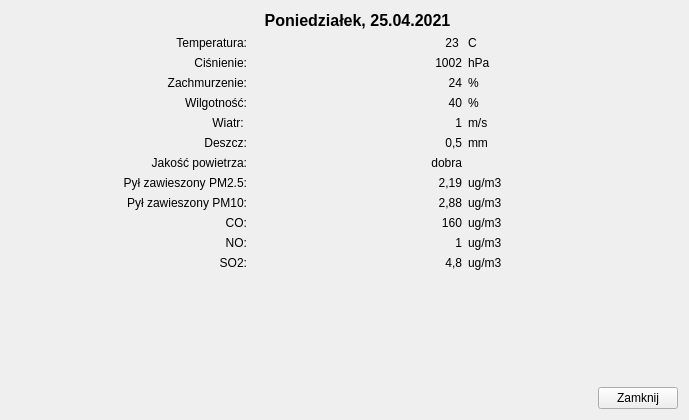
<?xml version="1.0" encoding="UTF-8"?>
<ui version="4.0">
 <class>InfoWindow</class>
 <widget class="QWidget" name="InfoWindow">
  <property name="enabled">
   <bool>true</bool>
  </property>
  <property name="geometry">
   <rect>
    <x>0</x>
    <y>0</y>
    <width>689</width>
    <height>420</height>
   </rect>
  </property>
  <property name="windowTitle">
   <string>Form</string>
  </property>
  <layout class="QHBoxLayout" name="horizontalLayout_2">
   <item>
    <layout class="QVBoxLayout" name="verticalLayout_3">
     <item>
      <widget class="QLabel" name="_pLabel_Map">
       <property name="text">
        <string/>
       </property>
       <property name="pixmap">
        <pixmap resource="../res/app-images.qrc">:/maps/img/mapa.png</pixmap>
       </property>
      </widget>
     </item>
     <item>
      <spacer name="verticalSpacer_2">
       <property name="orientation">
        <enum>Qt::Vertical</enum>
       </property>
       <property name="sizeHint" stdset="0">
        <size>
         <width>20</width>
         <height>40</height>
        </size>
       </property>
      </spacer>
     </item>
    </layout>
   </item>
   <item>
    <layout class="QVBoxLayout" name="verticalLayout">
     <item>
      <widget class="QLabel" name="_pLabel_Data">
       <property name="font">
        <font>
         <pointsize>12</pointsize>
         <weight>75</weight>
         <bold>true</bold>
        </font>
       </property>
       <property name="text">
        <string>Poniedziałek, 25.04.2021</string>
       </property>
       <property name="alignment">
        <set>Qt::AlignCenter</set>
       </property>
      </widget>
     </item>
     <item>
      <layout class="QGridLayout" name="gridLayout">
       <item row="0" column="0">
        <widget class="QLabel" name="_pLabel_Temp">
         <property name="text">
          <string>Temperatura:</string>
         </property>
         <property name="alignment">
          <set>Qt::AlignRight|Qt::AlignTrailing|Qt::AlignVCenter</set>
         </property>
        </widget>
       </item>
       <item row="0" column="1">
        <widget class="QLabel" name="_pLabel_Temp_2">
         <property name="text">
          <string>23 </string>
         </property>
         <property name="alignment">
          <set>Qt::AlignRight|Qt::AlignTrailing|Qt::AlignVCenter</set>
         </property>
        </widget>
       </item>
       <item row="0" column="2">
        <widget class="QLabel" name="_pLabel_Temp_3">
         <property name="text">
          <string>C</string>
         </property>
        </widget>
       </item>
       <item row="1" column="0">
        <widget class="QLabel" name="_pLabel_Pressure">
         <property name="text">
          <string>Ciśnienie:</string>
         </property>
         <property name="alignment">
          <set>Qt::AlignRight|Qt::AlignTrailing|Qt::AlignVCenter</set>
         </property>
        </widget>
       </item>
       <item row="1" column="1">
        <widget class="QLabel" name="_pLabel_Pressure_2">
         <property name="text">
          <string>1002</string>
         </property>
         <property name="alignment">
          <set>Qt::AlignRight|Qt::AlignTrailing|Qt::AlignVCenter</set>
         </property>
        </widget>
       </item>
       <item row="1" column="2">
        <widget class="QLabel" name="_pLabel_Pressure_3">
         <property name="text">
          <string>hPa</string>
         </property>
        </widget>
       </item>
       <item row="2" column="0">
        <widget class="QLabel" name="_pLabel_Clouds">
         <property name="text">
          <string>Zachmurzenie:</string>
         </property>
         <property name="alignment">
          <set>Qt::AlignRight|Qt::AlignTrailing|Qt::AlignVCenter</set>
         </property>
        </widget>
       </item>
       <item row="2" column="1">
        <widget class="QLabel" name="_pLabel_Clouds_2">
         <property name="text">
          <string>24</string>
         </property>
         <property name="alignment">
          <set>Qt::AlignRight|Qt::AlignTrailing|Qt::AlignVCenter</set>
         </property>
        </widget>
       </item>
       <item row="2" column="2">
        <widget class="QLabel" name="_pLabel_Clouds_3">
         <property name="text">
          <string>%</string>
         </property>
        </widget>
       </item>
       <item row="3" column="0">
        <widget class="QLabel" name="_pLabel_Humidity">
         <property name="text">
          <string>Wilgotność:</string>
         </property>
         <property name="alignment">
          <set>Qt::AlignRight|Qt::AlignTrailing|Qt::AlignVCenter</set>
         </property>
        </widget>
       </item>
       <item row="3" column="1">
        <widget class="QLabel" name="_pLabel_Humidity_2">
         <property name="text">
          <string>40</string>
         </property>
         <property name="alignment">
          <set>Qt::AlignRight|Qt::AlignTrailing|Qt::AlignVCenter</set>
         </property>
        </widget>
       </item>
       <item row="3" column="2">
        <widget class="QLabel" name="_pLabel_Humidity_3">
         <property name="text">
          <string>%</string>
         </property>
        </widget>
       </item>
       <item row="4" column="0">
        <widget class="QLabel" name="_pLabel_Wind">
         <property name="text">
          <string>Wiatr: </string>
         </property>
         <property name="alignment">
          <set>Qt::AlignRight|Qt::AlignTrailing|Qt::AlignVCenter</set>
         </property>
        </widget>
       </item>
       <item row="4" column="1">
        <widget class="QLabel" name="_pLabel_Wind_2">
         <property name="text">
          <string>1</string>
         </property>
         <property name="alignment">
          <set>Qt::AlignRight|Qt::AlignTrailing|Qt::AlignVCenter</set>
         </property>
        </widget>
       </item>
       <item row="4" column="2">
        <widget class="QLabel" name="_pLabel_Wind_3">
         <property name="text">
          <string>m/s</string>
         </property>
        </widget>
       </item>
       <item row="5" column="0">
        <widget class="QLabel" name="_pLabel_Rain">
         <property name="text">
          <string>Deszcz:</string>
         </property>
         <property name="alignment">
          <set>Qt::AlignRight|Qt::AlignTrailing|Qt::AlignVCenter</set>
         </property>
        </widget>
       </item>
       <item row="5" column="1">
        <widget class="QLabel" name="_pLabel_Rain_2">
         <property name="text">
          <string>0,5</string>
         </property>
         <property name="alignment">
          <set>Qt::AlignRight|Qt::AlignTrailing|Qt::AlignVCenter</set>
         </property>
        </widget>
       </item>
       <item row="5" column="2">
        <widget class="QLabel" name="_pLabel_Rain_3">
         <property name="text">
          <string>mm</string>
         </property>
        </widget>
       </item>
       <item row="6" column="0">
        <widget class="QLabel" name="_pLabel_AirQuality">
         <property name="text">
          <string>Jakość powietrza:</string>
         </property>
         <property name="alignment">
          <set>Qt::AlignRight|Qt::AlignTrailing|Qt::AlignVCenter</set>
         </property>
        </widget>
       </item>
       <item row="6" column="1">
        <widget class="QLabel" name="_pLabel_AirQuality_2">
         <property name="text">
          <string>dobra</string>
         </property>
         <property name="alignment">
          <set>Qt::AlignRight|Qt::AlignTrailing|Qt::AlignVCenter</set>
         </property>
        </widget>
       </item>
       <item row="7" column="0">
        <widget class="QLabel" name="_pLabel_PM25">
         <property name="text">
          <string>Pył zawieszony PM2.5:</string>
         </property>
         <property name="alignment">
          <set>Qt::AlignRight|Qt::AlignTrailing|Qt::AlignVCenter</set>
         </property>
        </widget>
       </item>
       <item row="7" column="1">
        <widget class="QLabel" name="_pLabel_PM25_2">
         <property name="text">
          <string>2,19</string>
         </property>
         <property name="alignment">
          <set>Qt::AlignRight|Qt::AlignTrailing|Qt::AlignVCenter</set>
         </property>
        </widget>
       </item>
       <item row="7" column="2">
        <widget class="QLabel" name="_pLabel_PM25_3">
         <property name="text">
          <string>ug/m3</string>
         </property>
        </widget>
       </item>
       <item row="8" column="0">
        <widget class="QLabel" name="_pLabel_PM10">
         <property name="text">
          <string>Pył zawieszony PM10:</string>
         </property>
         <property name="alignment">
          <set>Qt::AlignRight|Qt::AlignTrailing|Qt::AlignVCenter</set>
         </property>
        </widget>
       </item>
       <item row="8" column="1">
        <widget class="QLabel" name="_pLabel_PM10_2">
         <property name="text">
          <string>2,88</string>
         </property>
         <property name="alignment">
          <set>Qt::AlignRight|Qt::AlignTrailing|Qt::AlignVCenter</set>
         </property>
        </widget>
       </item>
       <item row="8" column="2">
        <widget class="QLabel" name="_pLabel_PM10_3">
         <property name="text">
          <string>ug/m3</string>
         </property>
        </widget>
       </item>
       <item row="9" column="0">
        <widget class="QLabel" name="_pLabel_CO">
         <property name="text">
          <string>CO:</string>
         </property>
         <property name="alignment">
          <set>Qt::AlignRight|Qt::AlignTrailing|Qt::AlignVCenter</set>
         </property>
        </widget>
       </item>
       <item row="9" column="1">
        <widget class="QLabel" name="_pLabel_CO_2">
         <property name="text">
          <string>160</string>
         </property>
         <property name="alignment">
          <set>Qt::AlignRight|Qt::AlignTrailing|Qt::AlignVCenter</set>
         </property>
        </widget>
       </item>
       <item row="9" column="2">
        <widget class="QLabel" name="_pLabel_CO_3">
         <property name="text">
          <string>ug/m3</string>
         </property>
        </widget>
       </item>
       <item row="10" column="0">
        <widget class="QLabel" name="_pLabel_NO">
         <property name="text">
          <string>NO:</string>
         </property>
         <property name="alignment">
          <set>Qt::AlignRight|Qt::AlignTrailing|Qt::AlignVCenter</set>
         </property>
        </widget>
       </item>
       <item row="10" column="1">
        <widget class="QLabel" name="_pLabel_NO_2">
         <property name="text">
          <string>1</string>
         </property>
         <property name="alignment">
          <set>Qt::AlignRight|Qt::AlignTrailing|Qt::AlignVCenter</set>
         </property>
        </widget>
       </item>
       <item row="10" column="2">
        <widget class="QLabel" name="_pLabel_NO_3">
         <property name="text">
          <string>ug/m3</string>
         </property>
        </widget>
       </item>
       <item row="11" column="0">
        <widget class="QLabel" name="_pLabel_SO2">
         <property name="text">
          <string>SO2:</string>
         </property>
         <property name="alignment">
          <set>Qt::AlignRight|Qt::AlignTrailing|Qt::AlignVCenter</set>
         </property>
        </widget>
       </item>
       <item row="11" column="1">
        <widget class="QLabel" name="_pLabel_SO2_2">
         <property name="text">
          <string>4,8</string>
         </property>
         <property name="alignment">
          <set>Qt::AlignRight|Qt::AlignTrailing|Qt::AlignVCenter</set>
         </property>
        </widget>
       </item>
       <item row="11" column="2">
        <widget class="QLabel" name="_pLabel_SO2_3">
         <property name="text">
          <string>ug/m3</string>
         </property>
        </widget>
       </item>
      </layout>
     </item>
     <item>
      <spacer name="verticalSpacer">
       <property name="orientation">
        <enum>Qt::Vertical</enum>
       </property>
       <property name="sizeHint" stdset="0">
        <size>
         <width>20</width>
         <height>40</height>
        </size>
       </property>
      </spacer>
     </item>
     <item>
      <layout class="QHBoxLayout" name="horizontalLayout">
       <item>
        <spacer name="horizontalSpacer">
         <property name="orientation">
          <enum>Qt::Horizontal</enum>
         </property>
         <property name="sizeHint" stdset="0">
          <size>
           <width>40</width>
           <height>20</height>
          </size>
         </property>
        </spacer>
       </item>
       <item>
        <widget class="QPushButton" name="_wPrzycisk_Zamknij">
         <property name="text">
          <string>Zamknij</string>
         </property>
        </widget>
       </item>
      </layout>
     </item>
    </layout>
   </item>
  </layout>
 </widget>
 <resources>
  <include location="../res/app-images.qrc"/>
 </resources>
 <connections/>
</ui>
